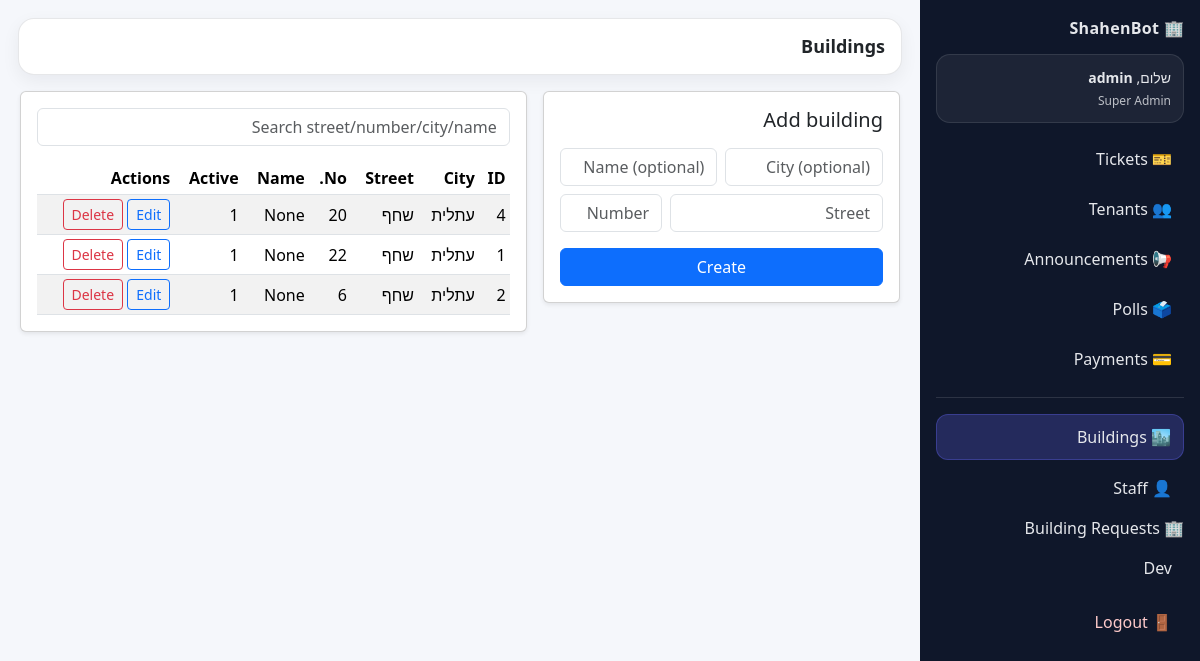
Before: /admin/buildings (signed in) with the older database file.
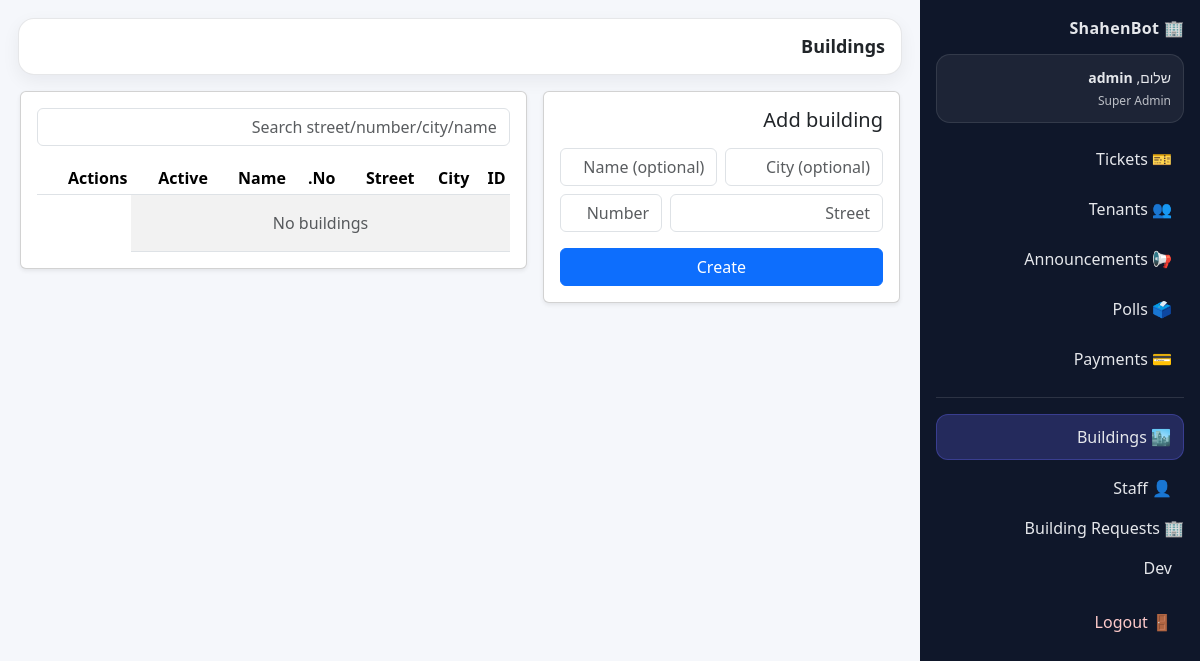
After: the same page with the newer database file.
### tables this page shows
CREATE TABLE staff_users (
            id INTEGER PRIMARY KEY AUTOINCREMENT,
            username TEXT NOT NULL UNIQUE,
            password_hash TEXT NOT NULL,
            role TEXT NOT NULL,          -- 'super_admin' | 'building_admin'
            building_id INTEGER,         -- NULL for super_admin
            created_at TEXT, email TEXT, telegram_user_id TEXT,
            FOREIGN KEY(building_id) REFERENCES buildings(id)
        );

CREATE TABLE buildings (
        id INTEGER PRIMARY KEY AUTOINCREMENT,
        city TEXT,
        street TEXT NOT NULL,
        number TEXT NOT NULL,
        name TEXT,
        is_active INTEGER DEFAULT 1,
        created_at TEXT
    , building_code TEXT, admin_email TEXT, admin_invite_code TEXT, admin_email_verified INTEGER);

### app.py (the view)
@app.get("/admin/buildings")
def admin_buildings():
    u = require_super_admin()
    if not isinstance(u, dict):
        return u
    q = request.args.get("q") or ""
    buildings = list_buildings_db(search=q if q else None)
    return render_template("buildings.html", buildings=buildings, q=q, current_user=u)

### app.py (called while the page is built, shortened)
def current_user():
    staff_user_id = session.get("staff_user_id")
    if staff_user_id:
        u = get_staff_user_by_id_db(staff_user_id)
        if u:
            return dict(u)

def require_login():
    u = current_user()
    if not u:
        return redirect(url_for("login"))
    return u

def require_super_admin():
    u = require_login()
    if not isinstance(u, dict):
        return u
    if u["role"] != "super_admin":
        abort(403)
    return u

@app.context_processor
def inject_current_user():
    tenant_user = None
    tenant_id = session.get("tenant_id")
    if tenant_id:
        tenant_user = get_tenant_by_id_db(int(tenant_id))
    return dict(current_tenant=tenant_user)

### shahenbot_db.py (called while the page is built)
def get_connection():
    conn = sqlite3.connect(DB_PATH)
    conn.row_factory = sqlite3.Row
    return conn

def list_buildings_db(limit: int = 500, search: str | None = None) -> list[dict]:
    conn = get_connection()
    cur = conn.cursor()
    q = """
      SELECT id, city, street, number, name, is_active, created_at
      FROM buildings
      WHERE 1=1
    """
    params = []
    if search:
        like = f"%{search}%"
        q += " AND (street LIKE ? OR number LIKE ? OR COALESCE(city,'') LIKE ? OR COALESCE(name,'') LIKE ?)"
        params += [like, like, like, like]
    q += " ORDER BY street, number LIMIT ?"
    params.append(limit)
    cur.execute(q, params)
    rows = cur.fetchall()
    conn.close()
    return [
        {"id": r[0], "city": r[1], "street": r[2], "number": r[3], "name": r[4], "is_active": r[5], "created_at": r[6]}
        for r in rows
    ]

def get_staff_user_by_id_db(staff_user_id: int) -> dict | None:
    conn = get_connection()
    cur = conn.cursor()
    cur.execute(
        """
        SELECT id, username, role, building_id, created_at
        FROM staff_users
        WHERE id=?
        """,
        (staff_user_id,),
    )
    r = cur.fetchone()
    conn.close()
    if not r:
        return None
    return {
        "id": r[0],
        "username": r[1],
        "role": r[2],
        "building_id": r[3],
        "created_at": r[4],
    }

### templates/buildings.html (shortened to what this page needs)
{% extends "admin_base.html" %}
{% block page_title %}Buildings{% endblock %}
{% block content %}
  <div class="row g-3">
    <div class="col-lg-5">
      <div class="card shadow-sm">
        <div class="card-body">
          <h5 class="mb-3">Add building</h5>
          <form method="post" action="{{ url_for('admin_buildings_create') }}">
            <div class="row g-2">
              <div class="col-6">
                <input class="form-control" name="city" placeholder="City (optional)">
              </div>
              <div class="col-6">
                <input class="form-control" name="name" placeholder="Name (optional)">
              </div>
              <div class="col-8">
                <input class="form-control" name="street" placeholder="Street" required>
              </div>
              <div class="col-4">
                <input class="form-control" name="number" placeholder="Number" required>
              </div>
            </div>
            <button class="btn btn-primary w-100 mt-3" type="submit">Create</button>
          </form>
        </div>
      </div>
    </div>
    <div class="col-lg-7">
      <div class="card shadow-sm">
        <div class="card-body">
          <form class="mb-3" method="get" action="{{ url_for('admin_buildings') }}">
            <input class="form-control" name="q" value="{{ q }}" placeholder="Search street/number/city/name">
          </form>
          <div class="table-responsive">
            <table class="table table-sm table-striped align-middle mb-0">
              <thead>
                <tr>
                  <th>ID</th>
                  <th>City</th>
                  <th>Street</th>
                  <th>No.</th>
                  <th>Name</th>
                  <th>Active</th>
                  <th>Actions</th>
                </tr>
              </thead>
              <tbody>
              {% for b in buildings %}
                <tr>
                  <td>{{ b.id }}</td>
                  <td>{{ b.city }}</td>
                  <td>{{ b.street }}</td>
                  <td>{{ b.number }}</td>
                  <td>{{ b.name }}</td>
                  <td>{{ b.is_active }}</td>
<td class="text-nowrap">
  <button class="btn btn-sm btn-outline-primary"
          data-bs-toggle="modal"
          data-bs-target="#editBuilding{{ b.id }}">
    Edit
  </button>
  <form method="post" action="{{ url_for('admin_buildings_delete', building_id=b.id) }}"
        style="display:inline;"
        onsubmit="return confirm('Deactivate this building?');">
    <button class="btn btn-sm btn-outline-danger" type="submit">Delete</button>
  </form>
</td>
                </tr>
              {% endfor %}
              {% if not buildings %}
                <tr><td colspan="6" class="text-center text-muted py-3">No buildings</td></tr>
              {% endif %}
              </tbody>
            </table>
          </div>
        </div>
      </div>
    </div>
  </div>
{% endblock %}

### templates/admin_base.html (shortened to what this page needs)
<!doctype html>
<html lang="he" dir="rtl">
<head>
  <link href="https://cdn.jsdelivr.net/npm/bootstrap@5.3.3/dist/css/bootstrap.min.css" rel="stylesheet">
</head>
<body>
<div class="sb-layout">
  <aside class="sb-sidebar">
    <div class="sb-brand">🏢 ShahenBot</div>
    <div class="sb-userbox">
      <div class="sb-hello">שלום, <b>{{ current_user.username if current_user else "Admin" }}</b></div>
      {% if current_user and current_user.role == "building_admin" %}
        <div class="sb-sub">בניין #{{ current_user.building_id }}</div>
      {% elif current_user and current_user.role == "super_admin" %}
        <div class="sb-sub">Super Admin</div>
      {% endif %}
    </div>
    <nav class="sb-nav">
      <a class="sb-link {% if request.endpoint=='admin_dashboard' %}active{% endif %}"
         href="{{ url_for('building_admin_dashboard') }}">🎫 Tickets</a>
      <a class="sb-link {% if request.endpoint=='admin_tenants' %}active{% endif %}"
         href="{{ url_for('admin_tenants') }}">👥 Tenants</a>
      <a class="sb-link {% if request.endpoint=='admin_announcements' %}active{% endif %}"
         href="{{ url_for('admin_announcements') }}">📢 Announcements</a>
      <a class="sb-link {% if request.endpoint in ['admin_polls','admin_poll_results'] %}active{% endif %}"
         href="{{ url_for('admin_polls') }}">🗳️ Polls</a>
      <a class="sb-link {% if request.endpoint.startswith('admin_payments') %}active{% endif %}"
         href="{{ url_for('admin_payments') }}">💳 Payments</a>
      {% if current_user and current_user.role == "super_admin" %}
        <div class="sb-sep"></div>
        <a class="sb-link {% if request.endpoint=='admin_buildings' %}active{% endif %}"
           href="{{ url_for('admin_buildings') }}">🏙️ Buildings</a>
        <a class="sb-link {% if request.endpoint=='admin_staff' %}active{% endif %}"
           href="{{ url_for('admin_staff') }}">👤 Staff</a>
             <a class="nav-link {% if request.endpoint=='admin_building_requests' %}active{% endif %}"
     href="{{ url_for('admin_building_requests') }}">
    🏢 Building Requests
  </a>
          <a class="sb-link"
          href="{{ url_for('admin_dashboard') }}">Dev</a>
      {% endif %}
    </nav>
    <div class="sb-footer">
      <a class="sb-link danger" href="{{ url_for('logout') }}">🚪 Logout</a>
    </div>
  </aside>
  <main class="sb-main">
    <div class="sb-topbar">
      <div class="sb-page-title">{% block page_title %}{% endblock %}</div>
    </div>
    <div class="sb-content">
      {% block content %}{% endblock %}
    </div>
  </main>
</div>
</body>
</html>

### templates/admin_base.html (style rules this page uses)
body { background:#f5f7fb; }
.sb-layout { display:flex; min-height:100vh; }
.sb-sidebar { width:280px; flex:0 0 280px; background:#0f172a; color:#e5e7eb; padding:16px; position:sticky; top:0; height:100vh; }
.sb-brand { font-weight:800; letter-spacing:.3px; margin-bottom:14px; }
.sb-userbox { background:rgba(255,255,255,.06); border:1px solid rgba(255,255,255,.10); border-radius:14px; padding:12px; margin-bottom:14px; }
.sb-hello { font-size:14px; }
.sb-sub { font-size:12px; opacity:.8; margin-top:4px; }
.sb-nav { display:flex; flex-direction:column; gap:6px; margin-top:10px; }
.sb-link { display:block; text-decoration:none; color:#e5e7eb; padding:10px 12px; border-radius:12px; }
.sb-link.active { background:rgba(99,102,241,.25); border:1px solid rgba(99,102,241,.35); }
.sb-sep { height:1px; background:rgba(255,255,255,.12); margin:10px 0; }
.sb-footer { margin-top:auto; padding-top:10px; }
.sb-link.danger { color:#fecaca; }
.sb-main { flex:1; padding:18px; }
.sb-topbar { background:#ffffff; border:1px solid rgba(15,23,42,.10); border-radius:16px; padding:14px 16px; display:flex; align-items:center; justify-content:space-between; box-shadow:0 6px 18px rgba(15,23,42,.06); margin-bottom:14px; }
.sb-page-title { font-size:18px; font-weight:800; }
.sb-content { padding:2px; }

Changed rows visible on the page:
removed buildings: id "4", city "עתלית", street "שחף", number "20", name "None", is_active "1"
removed buildings: id "1", city "עתלית", street "שחף", number "22", name "None", is_active "1"
removed buildings: id "2", city "עתלית", street "שחף", number "6", name "None", is_active "1"
Other visible differences:
text now shown: "No buildings"
